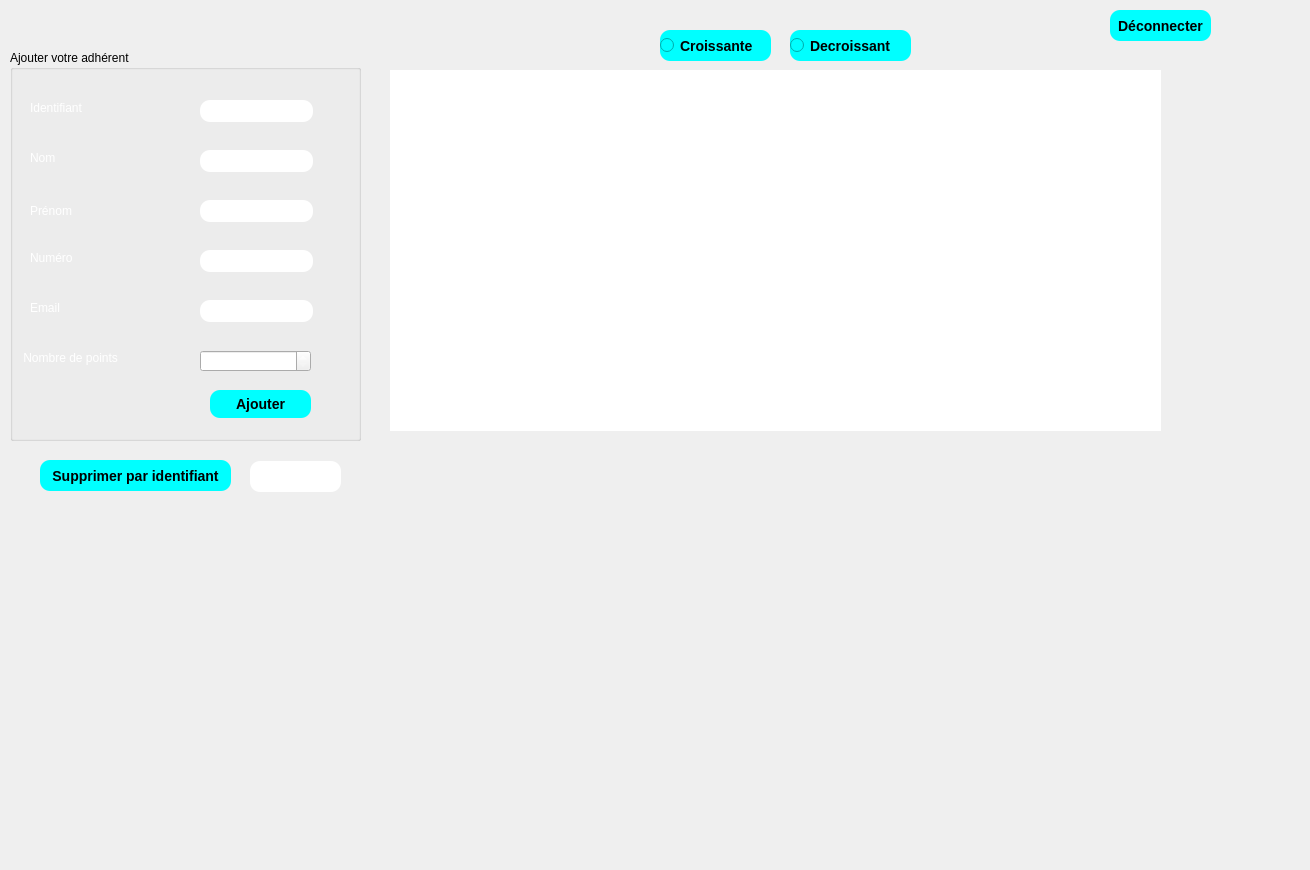
   <widget class="QWidget" name="tab_2">
    <attribute name="title">
     <string>Adhérent</string>
    </attribute>
    <widget class="QGroupBox" name="groupBox_3">
     <property name="geometry">
      <rect>
       <x>10</x>
       <y>50</y>
       <width>351</width>
       <height>391</height>
      </rect>
     </property>
     <property name="styleSheet">
      <string notr="true">font: 12pt &quot;MS Shell Dlg 2&quot;;</string>
     </property>
     <property name="title">
      <string>Ajouter votre adhérent</string>
     </property>
     <widget class="QLabel" name="label_12">
      <property name="geometry">
       <rect>
        <x>20</x>
        <y>100</y>
        <width>55</width>
        <height>16</height>
       </rect>
      </property>
      <property name="styleSheet">
       <string notr="true">color: rgb(255, 255, 255);
font: 11pt &quot;MS Shell Dlg 2&quot;;</string>
      </property>
      <property name="text">
       <string>Nom</string>
      </property>
     </widget>
     <widget class="QLabel" name="label_13">
      <property name="geometry">
       <rect>
        <x>20</x>
        <y>150</y>
        <width>61</width>
        <height>21</height>
       </rect>
      </property>
      <property name="styleSheet">
       <string notr="true">color: rgb(255, 255, 255);
font: 11pt &quot;MS Shell Dlg 2&quot;;</string>
      </property>
      <property name="text">
       <string>Prénom</string>
      </property>
     </widget>
     <widget class="QLabel" name="label_14">
      <property name="geometry">
       <rect>
        <x>20</x>
        <y>200</y>
        <width>71</width>
        <height>16</height>
       </rect>
      </property>
      <property name="styleSheet">
       <string notr="true">color: rgb(255, 255, 255);
font: 11pt &quot;MS Shell Dlg 2&quot;;</string>
      </property>
      <property name="text">
       <string>Numéro</string>
      </property>
     </widget>
     <widget class="QLabel" name="label_15">
      <property name="geometry">
       <rect>
        <x>20</x>
        <y>250</y>
        <width>61</width>
        <height>16</height>
       </rect>
      </property>
      <property name="styleSheet">
       <string notr="true">color: rgb(255, 255, 255);
font: 11pt &quot;MS Shell Dlg 2&quot;;</string>
      </property>
      <property name="text">
       <string>Email</string>
      </property>
     </widget>
     <widget class="QLabel" name="label_16">
      <property name="geometry">
       <rect>
        <x>10</x>
        <y>300</y>
        <width>161</width>
        <height>16</height>
       </rect>
      </property>
      <property name="styleSheet">
       <string notr="true">color: rgb(255, 255, 255);
font: 11pt &quot;MS Shell Dlg 2&quot;;</string>
      </property>
      <property name="text">
       <string> Nombre de points</string>
      </property>
     </widget>
     <widget class="QLineEdit" name="ajouter_nom_adherent_2">
      <property name="geometry">
       <rect>
        <x>190</x>
        <y>100</y>
        <width>113</width>
        <height>22</height>
       </rect>
      </property>
      <property name="styleSheet">
       <string notr="true">color: black;
                                         background-color: white;
                                         border-radius: 10px;
                                         font: bold 14px;
</string>
      </property>
     </widget>
     <widget class="QLineEdit" name="ajouter_prenom_adherent_2">
      <property name="geometry">
       <rect>
        <x>190</x>
        <y>150</y>
        <width>113</width>
        <height>22</height>
       </rect>
      </property>
      <property name="styleSheet">
       <string notr="true">color: black;
                                         background-color: white;
                                         border-radius: 10px;
                                         font: bold 14px;</string>
      </property>
     </widget>
     <widget class="QLineEdit" name="ajouter_numero_adherent_2">
      <property name="geometry">
       <rect>
        <x>190</x>
        <y>200</y>
        <width>113</width>
        <height>22</height>
       </rect>
      </property>
      <property name="styleSheet">
       <string notr="true">color: black;
                                         background-color: white;
                                         border-radius: 10px;
                                         font: bold 14px;</string>
      </property>
     </widget>
     <widget class="QLineEdit" name="ajouter_email_adherent_2">
      <property name="geometry">
       <rect>
        <x>190</x>
        <y>250</y>
        <width>113</width>
        <height>22</height>
       </rect>
      </property>
      <property name="styleSheet">
       <string notr="true">color: black;
                                         background-color: white;
                                         border-radius: 10px;
                                         font: bold 14px;</string>
      </property>
     </widget>
     <widget class="QPushButton" name="Ajouter_adherent_2">
      <property name="geometry">
       <rect>
        <x>200</x>
        <y>340</y>
        <width>101</width>
        <height>28</height>
       </rect>
      </property>
      <property name="styleSheet">
       <string notr="true">color: black;
                                         
background-color: rgb(0, 255, 255);
                                         border-radius: 10px;
                                         font: bold 14px;</string>
      </property>
      <property name="text">
       <string>Ajouter</string>
      </property>
     </widget>
     <widget class="QSpinBox" name="Ajouter_nombrepts_adherent_2">
      <property name="geometry">
       <rect>
        <x>190</x>
        <y>300</y>
        <width>111</width>
        <height>22</height>
       </rect>
      </property>
      <property name="styleSheet">
       <string notr="true">color: rgb(255, 255, 255);</string>
      </property>
     </widget>
     <widget class="QLabel" name="label_17">
      <property name="geometry">
       <rect>
        <x>20</x>
        <y>50</y>
        <width>91</width>
        <height>16</height>
       </rect>
      </property>
      <property name="styleSheet">
       <string notr="true">color: rgb(255, 255, 255);
font: 11pt &quot;MS Shell Dlg 2&quot;;</string>
      </property>
      <property name="text">
       <string>Identifiant</string>
      </property>
     </widget>
     <widget class="QLineEdit" name="ajouter_id_adherent_2">
      <property name="geometry">
       <rect>
        <x>190</x>
        <y>50</y>
        <width>113</width>
        <height>22</height>
       </rect>
      </property>
      <property name="styleSheet">
       <string notr="true">color: black;
                                         background-color: white;
                                         border-radius: 10px;
                                         font: bold 14px;</string>
      </property>
      <property name="text">
       <string/>
      </property>
     </widget>
    </widget>
    <widget class="QPushButton" name="supprimer_adherent_3">
     <property name="geometry">
      <rect>
       <x>40</x>
       <y>460</y>
       <width>191</width>
       <height>31</height>
      </rect>
     </property>
     <property name="styleSheet">
      <string notr="true">color: black;
                                         
background-color: rgb(0, 255, 255);
                                         border-radius: 10px;
                                         font: bold 14px;
</string>
     </property>
     <property name="text">
      <string>Supprimer par identifiant</string>
     </property>
    </widget>
    <widget class="QLabel" name="label">
     <property name="geometry">
      <rect>
       <x>-70</x>
       <y>-160</y>
       <width>1301</width>
       <height>861</height>
      </rect>
     </property>
     <property name="text">
      <string/>
     </property>
     <property name="pixmap">
      <pixmap>../../Downloads/e-sport.jpg</pixmap>
     </property>
    </widget>
    <widget class="QTableView" name="table_adherent">
     <property name="geometry">
      <rect>
       <x>390</x>
       <y>70</y>
       <width>771</width>
       <height>361</height>
      </rect>
     </property>
     <property name="styleSheet">
      <string notr="true">color: black;
                                        
font: 14pt &quot;MS Shell Dlg 2&quot;;
                                         border-radius: 10px;
                                         font: bold 14px;</string>
     </property>
    </widget>
    <widget class="QLineEdit" name="supprimer_adherent">
     <property name="geometry">
      <rect>
       <x>250</x>
       <y>461</y>
       <width>91</width>
       <height>31</height>
      </rect>
     </property>
     <property name="styleSheet">
      <string notr="true">color: black;
                                         background-color: white;
                                         border-radius: 10px;
                                         font: bold 14px;</string>
     </property>
     <property name="text">
      <string/>
     </property>
    </widget>
    <widget class="QRadioButton" name="tri_desc">
     <property name="geometry">
      <rect>
       <x>790</x>
       <y>30</y>
       <width>121</width>
       <height>31</height>
      </rect>
     </property>
     <property name="styleSheet">
      <string notr="true">color: black;
                                         
background-color: rgb(0, 255, 255);
                                         border-radius: 10px;
                                         font: bold 14px;</string>
     </property>
     <property name="text">
      <string>Decroissant</string>
     </property>
    </widget>
    <widget class="QRadioButton" name="tri_asc">
     <property name="geometry">
      <rect>
       <x>660</x>
       <y>30</y>
       <width>111</width>
       <height>31</height>
      </rect>
     </property>
     <property name="styleSheet">
      <string notr="true">color: black;
                                         
background-color: rgb(0, 255, 255);
                                         border-radius: 10px;
                                         font: bold 14px;</string>
     </property>
     <property name="text">
      <string>Croissante</string>
     </property>
    </widget>
    <widget class="QPushButton" name="deconnecter_6">
     <property name="geometry">
      <rect>
       <x>1110</x>
       <y>10</y>
       <width>101</width>
       <height>31</height>
      </rect>
     </property>
     <property name="styleSheet">
      <string notr="true">color: black;
                                         
background-color: rgb(0, 255, 255);
                                         border-radius: 10px;
                                         font: bold 14px;</string>
     </property>
     <property name="text">
      <string>Déconnecter</string>
     </property>
    </widget>
    <zorder>label</zorder>
    <zorder>groupBox_3</zorder>
    <zorder>supprimer_adherent_3</zorder>
    <zorder>table_adherent</zorder>
    <zorder>supprimer_adherent</zorder>
    <zorder>tri_desc</zorder>
    <zorder>tri_asc</zorder>
    <zorder>deconnecter_6</zorder>
   </widget>
